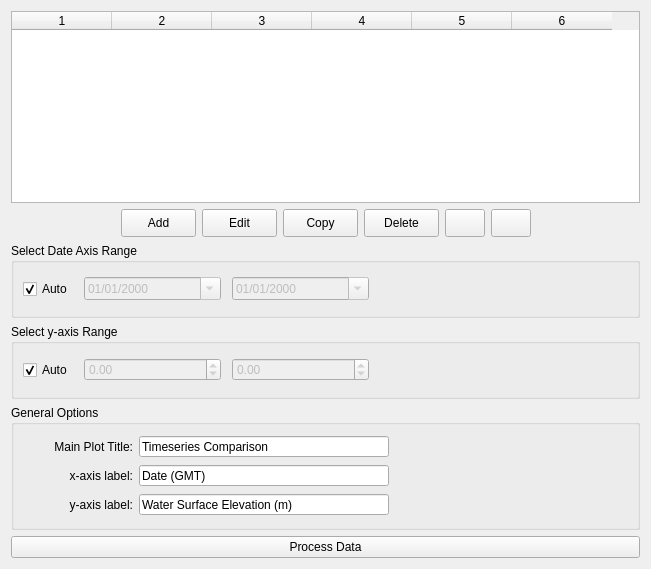
          <widget class="QWidget" name="tab_timeseriesData">
           <attribute name="title">
            <string>Select Timeseries Data</string>
           </attribute>
           <layout class="QVBoxLayout" name="verticalLayout_4">
            <item>
             <widget class="QTableWidget" name="table_TimeseriesData">
              <property name="editTriggers">
               <set>QAbstractItemView::NoEditTriggers</set>
              </property>
              <property name="alternatingRowColors">
               <bool>true</bool>
              </property>
              <property name="gridStyle">
               <enum>Qt::NoPen</enum>
              </property>
              <property name="cornerButtonEnabled">
               <bool>false</bool>
              </property>
              <property name="columnCount">
               <number>6</number>
              </property>
              <attribute name="horizontalHeaderCascadingSectionResizes">
               <bool>true</bool>
              </attribute>
              <attribute name="horizontalHeaderMinimumSectionSize">
               <number>20</number>
              </attribute>
              <attribute name="verticalHeaderCascadingSectionResizes">
               <bool>false</bool>
              </attribute>
              <column/>
              <column/>
              <column/>
              <column/>
              <column/>
              <column/>
             </widget>
            </item>
            <item>
             <layout class="QHBoxLayout" name="horizontalLayout_31">
              <item>
               <spacer name="horizontalSpacer_23">
                <property name="orientation">
                 <enum>Qt::Horizontal</enum>
                </property>
                <property name="sizeHint" stdset="0">
                 <size>
                  <width>40</width>
                  <height>20</height>
                 </size>
                </property>
               </spacer>
              </item>
              <item>
               <widget class="QPushButton" name="button_TimeseriesAddRow">
                <property name="minimumSize">
                 <size>
                  <width>75</width>
                  <height>28</height>
                 </size>
                </property>
                <property name="maximumSize">
                 <size>
                  <width>75</width>
                  <height>28</height>
                 </size>
                </property>
                <property name="toolTip">
                 <string>Add new dataset</string>
                </property>
                <property name="text">
                 <string>Add</string>
                </property>
               </widget>
              </item>
              <item>
               <widget class="QPushButton" name="button_TimeseriesEditRow">
                <property name="minimumSize">
                 <size>
                  <width>75</width>
                  <height>28</height>
                 </size>
                </property>
                <property name="maximumSize">
                 <size>
                  <width>75</width>
                  <height>28</height>
                 </size>
                </property>
                <property name="toolTip">
                 <string>Edit selected dataset</string>
                </property>
                <property name="text">
                 <string>Edit</string>
                </property>
               </widget>
              </item>
              <item>
               <widget class="QPushButton" name="button_TimeseriesCopyRow">
                <property name="minimumSize">
                 <size>
                  <width>75</width>
                  <height>28</height>
                 </size>
                </property>
                <property name="maximumSize">
                 <size>
                  <width>75</width>
                  <height>28</height>
                 </size>
                </property>
                <property name="toolTip">
                 <string>Delete selected dataset</string>
                </property>
                <property name="text">
                 <string>Copy</string>
                </property>
               </widget>
              </item>
              <item>
               <widget class="QPushButton" name="button_TimeseriesDeleteRow">
                <property name="minimumSize">
                 <size>
                  <width>75</width>
                  <height>28</height>
                 </size>
                </property>
                <property name="maximumSize">
                 <size>
                  <width>75</width>
                  <height>28</height>
                 </size>
                </property>
                <property name="toolTip">
                 <string>Delete selected dataset</string>
                </property>
                <property name="text">
                 <string>Delete</string>
                </property>
               </widget>
              </item>
              <item>
               <widget class="QPushButton" name="button_moveRowUp">
                <property name="minimumSize">
                 <size>
                  <width>0</width>
                  <height>28</height>
                 </size>
                </property>
                <property name="maximumSize">
                 <size>
                  <width>16777215</width>
                  <height>28</height>
                 </size>
                </property>
                <property name="toolTip">
                 <string>Move selected dataset up</string>
                </property>
                <property name="text">
                 <string/>
                </property>
                <property name="icon">
                 <iconset resource="../movResource.qrc">
                  <normaloff>:/rsc/img/arrow_up.png</normaloff>:/rsc/img/arrow_up.png</iconset>
                </property>
               </widget>
              </item>
              <item>
               <widget class="QPushButton" name="button_moveRowDown">
                <property name="minimumSize">
                 <size>
                  <width>0</width>
                  <height>28</height>
                 </size>
                </property>
                <property name="maximumSize">
                 <size>
                  <width>16777215</width>
                  <height>28</height>
                 </size>
                </property>
                <property name="toolTip">
                 <string>Move selected dataset down</string>
                </property>
                <property name="text">
                 <string/>
                </property>
                <property name="icon">
                 <iconset resource="../movResource.qrc">
                  <normaloff>:/rsc/img/arrow_down.png</normaloff>:/rsc/img/arrow_down.png</iconset>
                </property>
               </widget>
              </item>
              <item>
               <spacer name="horizontalSpacer_24">
                <property name="orientation">
                 <enum>Qt::Horizontal</enum>
                </property>
                <property name="sizeHint" stdset="0">
                 <size>
                  <width>40</width>
                  <height>20</height>
                 </size>
                </property>
               </spacer>
              </item>
             </layout>
            </item>
            <item>
             <widget class="QGroupBox" name="group_TimeseriesRange">
              <property name="minimumSize">
               <size>
                <width>0</width>
                <height>75</height>
               </size>
              </property>
              <property name="title">
               <string>Select Date Axis Range</string>
              </property>
              <layout class="QHBoxLayout" name="horizontalLayout_39">
               <item>
                <layout class="QHBoxLayout" name="horizontalLayout_36">
                 <item>
                  <widget class="QCheckBox" name="check_TimeseriesAllData">
                   <property name="minimumSize">
                    <size>
                     <width>55</width>
                     <height>0</height>
                    </size>
                   </property>
                   <property name="maximumSize">
                    <size>
                     <width>55</width>
                     <height>16777215</height>
                    </size>
                   </property>
                   <property name="text">
                    <string>Auto</string>
                   </property>
                   <property name="checked">
                    <bool>true</bool>
                   </property>
                  </widget>
                 </item>
                 <item>
                  <widget class="QDateEdit" name="date_TimeseriesStartDate">
                   <property name="enabled">
                    <bool>false</bool>
                   </property>
                   <property name="minimumSize">
                    <size>
                     <width>137</width>
                     <height>23</height>
                    </size>
                   </property>
                   <property name="maximumSize">
                    <size>
                     <width>137</width>
                     <height>23</height>
                    </size>
                   </property>
                   <property name="displayFormat">
                    <string>MM/dd/yyyy</string>
                   </property>
                   <property name="calendarPopup">
                    <bool>true</bool>
                   </property>
                  </widget>
                 </item>
                 <item>
                  <spacer name="horizontalSpacer_27">
                   <property name="orientation">
                    <enum>Qt::Horizontal</enum>
                   </property>
                   <property name="sizeType">
                    <enum>QSizePolicy::Fixed</enum>
                   </property>
                   <property name="sizeHint" stdset="0">
                    <size>
                     <width>5</width>
                     <height>20</height>
                    </size>
                   </property>
                  </spacer>
                 </item>
                 <item>
                  <widget class="QDateEdit" name="date_TimeseriesEndDate">
                   <property name="enabled">
                    <bool>false</bool>
                   </property>
                   <property name="minimumSize">
                    <size>
                     <width>137</width>
                     <height>23</height>
                    </size>
                   </property>
                   <property name="maximumSize">
                    <size>
                     <width>137</width>
                     <height>23</height>
                    </size>
                   </property>
                   <property name="accelerated">
                    <bool>false</bool>
                   </property>
                   <property name="displayFormat">
                    <string>MM/dd/yyyy</string>
                   </property>
                   <property name="calendarPopup">
                    <bool>true</bool>
                   </property>
                  </widget>
                 </item>
                 <item>
                  <spacer name="horizontalSpacer_28">
                   <property name="orientation">
                    <enum>Qt::Horizontal</enum>
                   </property>
                   <property name="sizeHint" stdset="0">
                    <size>
                     <width>259</width>
                     <height>20</height>
                    </size>
                   </property>
                  </spacer>
                 </item>
                </layout>
               </item>
              </layout>
             </widget>
            </item>
            <item>
             <widget class="QGroupBox" name="group_TimeseriesYaxis">
              <property name="minimumSize">
               <size>
                <width>0</width>
                <height>75</height>
               </size>
              </property>
              <property name="title">
               <string>Select y-axis Range</string>
              </property>
              <layout class="QHBoxLayout" name="horizontalLayout_37">
               <item>
                <layout class="QHBoxLayout" name="horizontalLayout_38">
                 <item>
                  <widget class="QCheckBox" name="check_TimeseriesYauto">
                   <property name="minimumSize">
                    <size>
                     <width>55</width>
                     <height>0</height>
                    </size>
                   </property>
                   <property name="maximumSize">
                    <size>
                     <width>55</width>
                     <height>16777215</height>
                    </size>
                   </property>
                   <property name="text">
                    <string>Auto</string>
                   </property>
                   <property name="checked">
                    <bool>true</bool>
                   </property>
                  </widget>
                 </item>
                 <item>
                  <widget class="QDoubleSpinBox" name="spin_TimeseriesYmin">
                   <property name="enabled">
                    <bool>false</bool>
                   </property>
                   <property name="minimumSize">
                    <size>
                     <width>137</width>
                     <height>23</height>
                    </size>
                   </property>
                   <property name="maximumSize">
                    <size>
                     <width>137</width>
                     <height>23</height>
                    </size>
                   </property>
                   <property name="minimum">
                    <double>-9999999.000000000000000</double>
                   </property>
                   <property name="maximum">
                    <double>9999999.990000000223517</double>
                   </property>
                  </widget>
                 </item>
                 <item>
                  <spacer name="horizontalSpacer_29">
                   <property name="orientation">
                    <enum>Qt::Horizontal</enum>
                   </property>
                   <property name="sizeType">
                    <enum>QSizePolicy::Fixed</enum>
                   </property>
                   <property name="sizeHint" stdset="0">
                    <size>
                     <width>5</width>
                     <height>20</height>
                    </size>
                   </property>
                  </spacer>
                 </item>
                 <item>
                  <widget class="QDoubleSpinBox" name="spin_TimeseriesYmax">
                   <property name="enabled">
                    <bool>false</bool>
                   </property>
                   <property name="minimumSize">
                    <size>
                     <width>137</width>
                     <height>23</height>
                    </size>
                   </property>
                   <property name="maximumSize">
                    <size>
                     <width>137</width>
                     <height>23</height>
                    </size>
                   </property>
                   <property name="minimum">
                    <double>-9999999.990000000223517</double>
                   </property>
                   <property name="maximum">
                    <double>9999999.990000000223517</double>
                   </property>
                  </widget>
                 </item>
                 <item>
                  <spacer name="horizontalSpacer_30">
                   <property name="orientation">
                    <enum>Qt::Horizontal</enum>
                   </property>
                   <property name="sizeHint" stdset="0">
                    <size>
                     <width>40</width>
                     <height>20</height>
                    </size>
                   </property>
                  </spacer>
                 </item>
                </layout>
               </item>
              </layout>
             </widget>
            </item>
            <item>
             <widget class="QGroupBox" name="group_TimeseriesGeneral">
              <property name="minimumSize">
               <size>
                <width>0</width>
                <height>125</height>
               </size>
              </property>
              <property name="title">
               <string>General Options</string>
              </property>
              <layout class="QVBoxLayout" name="verticalLayout_9">
               <item>
                <layout class="QHBoxLayout" name="horizontalLayout_7">
                 <item>
                  <widget class="QLabel" name="label_TimeseriesPlotTitle">
                   <property name="minimumSize">
                    <size>
                     <width>110</width>
                     <height>21</height>
                    </size>
                   </property>
                   <property name="maximumSize">
                    <size>
                     <width>110</width>
                     <height>21</height>
                    </size>
                   </property>
                   <property name="text">
                    <string>Main Plot Title:</string>
                   </property>
                   <property name="alignment">
                    <set>Qt::AlignRight|Qt::AlignTrailing|Qt::AlignVCenter</set>
                   </property>
                  </widget>
                 </item>
                 <item>
                  <widget class="QLineEdit" name="text_TimeseriesPlotTitle">
                   <property name="minimumSize">
                    <size>
                     <width>250</width>
                     <height>21</height>
                    </size>
                   </property>
                   <property name="maximumSize">
                    <size>
                     <width>250</width>
                     <height>21</height>
                    </size>
                   </property>
                   <property name="text">
                    <string>Timeseries Comparison</string>
                   </property>
                  </widget>
                 </item>
                 <item>
                  <spacer name="horizontalSpacer_3">
                   <property name="orientation">
                    <enum>Qt::Horizontal</enum>
                   </property>
                   <property name="sizeHint" stdset="0">
                    <size>
                     <width>40</width>
                     <height>20</height>
                    </size>
                   </property>
                  </spacer>
                 </item>
                </layout>
               </item>
               <item>
                <layout class="QHBoxLayout" name="horizontalLayout_13">
                 <item>
                  <widget class="QLabel" name="label_TimeseriesXaxisLabel">
                   <property name="minimumSize">
                    <size>
                     <width>110</width>
                     <height>21</height>
                    </size>
                   </property>
                   <property name="maximumSize">
                    <size>
                     <width>110</width>
                     <height>21</height>
                    </size>
                   </property>
                   <property name="text">
                    <string>x-axis label:</string>
                   </property>
                   <property name="alignment">
                    <set>Qt::AlignRight|Qt::AlignTrailing|Qt::AlignVCenter</set>
                   </property>
                  </widget>
                 </item>
                 <item>
                  <widget class="QLineEdit" name="text_TimeseriesXaxisLabel">
                   <property name="minimumSize">
                    <size>
                     <width>250</width>
                     <height>21</height>
                    </size>
                   </property>
                   <property name="maximumSize">
                    <size>
                     <width>250</width>
                     <height>21</height>
                    </size>
                   </property>
                   <property name="text">
                    <string>Date (GMT)</string>
                   </property>
                  </widget>
                 </item>
                 <item>
                  <spacer name="horizontalSpacer_4">
                   <property name="orientation">
                    <enum>Qt::Horizontal</enum>
                   </property>
                   <property name="sizeHint" stdset="0">
                    <size>
                     <width>40</width>
                     <height>20</height>
                    </size>
                   </property>
                  </spacer>
                 </item>
                </layout>
               </item>
               <item>
                <layout class="QHBoxLayout" name="horizontalLayout_14">
                 <item>
                  <widget class="QLabel" name="label_TimeseriesYaxisLabel">
                   <property name="minimumSize">
                    <size>
                     <width>110</width>
                     <height>21</height>
                    </size>
                   </property>
                   <property name="maximumSize">
                    <size>
                     <width>110</width>
                     <height>21</height>
                    </size>
                   </property>
                   <property name="text">
                    <string>y-axis label:</string>
                   </property>
                   <property name="alignment">
                    <set>Qt::AlignRight|Qt::AlignTrailing|Qt::AlignVCenter</set>
                   </property>
                  </widget>
                 </item>
                 <item>
                  <widget class="QLineEdit" name="text_TimeseriesYaxisLabel">
                   <property name="minimumSize">
                    <size>
                     <width>250</width>
                     <height>21</height>
                    </size>
                   </property>
                   <property name="maximumSize">
                    <size>
                     <width>250</width>
                     <height>21</height>
                    </size>
                   </property>
                   <property name="text">
                    <string>Water Surface Elevation (m)</string>
                   </property>
                  </widget>
                 </item>
                 <item>
                  <spacer name="horizontalSpacer_5">
                   <property name="orientation">
                    <enum>Qt::Horizontal</enum>
                   </property>
                   <property name="sizeHint" stdset="0">
                    <size>
                     <width>40</width>
                     <height>20</height>
                    </size>
                   </property>
                  </spacer>
                 </item>
                </layout>
               </item>
              </layout>
             </widget>
            </item>
            <item>
             <widget class="QPushButton" name="button_processTimeseriesData">
              <property name="text">
               <string>Process Data</string>
              </property>
             </widget>
            </item>
           </layout>
          </widget>
